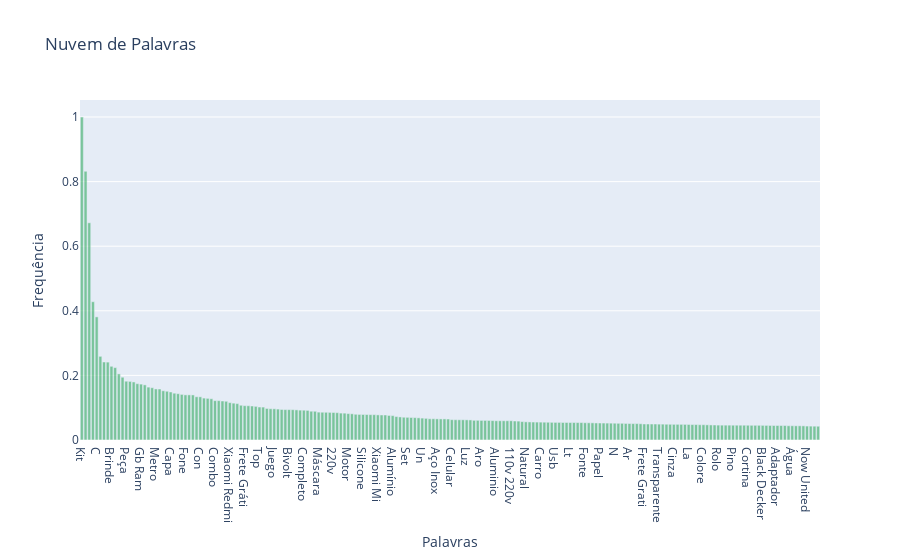

The notebook cell this image was saved under:
### Code cell
import plotly.graph_objects as go
from wordcloud import WordCloud, STOPWORDS

# Sua lista de stopwords
stopwords = set(STOPWORDS)
stopwords.update(["da", "meu", "em", "você", "de", "ao", "os", "br", "para", "por", "com", "na", "das", "dos", "nos", "nos"])

# Especifique um arquivo de fonte TrueType instalado no seu sistema
font_path = "utils/ARIAL.TTF"  # Substitua pelo caminho para um arquivo de fonte TrueType no seu sistema

# Crie uma nuvem de palavras
wordcloud = WordCloud(stopwords=stopwords, background_color="white", font_path=font_path).generate(products)

# Transforme a nuvem de palavras em dados que podem ser usados em um gráfico de barras empilhadas
wordcloud_data = {'words': list(wordcloud.words_.keys()), 'frequencies': list(wordcloud.words_.values())}

# Crie um gráfico de barras empilhadas
fig = go.Figure()

# Adicione barras empilhadas para cada palavra
fig.add_trace(go.Bar(x=wordcloud_data['words'], y=wordcloud_data['frequencies'], marker_color='rgba(50, 171, 96, 0.6)'))

# Atualize o layout do gráfico
fig.update_layout(
    title="Nuvem de Palavras",
    xaxis_title="Palavras",
    yaxis_title="Frequência",
    showlegend=False
)

# Exiba o gráfico
fig.show()

### Figure 1 — Plotly figure (JSON) as saved in the notebook; plotly's stock layout.template omitted (floating-point values rounded to 4 significant figures; data arrays with more than 128 entries replaced by an {"elided": "..."} marker saying what was removed)
{"data": [{"marker": {"color": "rgba(50, 171, 96, 0.6)"}, "type": "bar", "x": {"elided": "200 str values"}, "y": {"elided": "200 float values"}}], "layout": {"showlegend": false, "title": {"text": "Nuvem de Palavras"}, "xaxis": {"title": {"text": "Palavras"}}, "yaxis": {"title": {"text": "Frequência"}}}}
